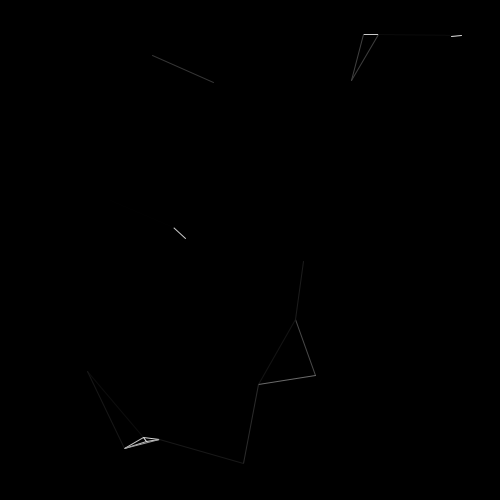
Frame 1 (no input)
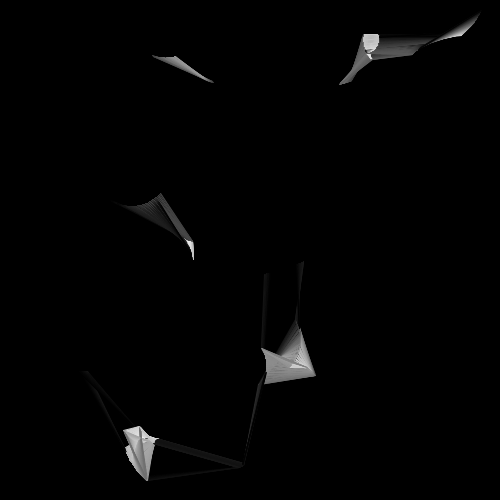
Frame 60 (the mouse pressed at the canvas centre just before this capture)
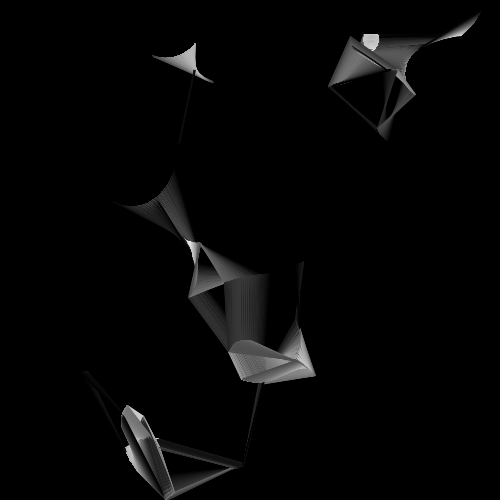
Frame 120 (the mouse held since frame 60 and released just before this capture)

The Processing sketch that drew these frames (run headless with seeded random() and noise(); from frame 60 on, the mouse is pressed at the canvas centre):

// Processing sketch: waveLayer
// ── waveLayer.pde
/*
 * Creative Coding
 * Week 5, 03 - Moving balls
 * by Indae Hwang and Jon McCormack
 * Copyright (c) 2014 Monash University
 *
 * This sketch shows the basics of classes and objects in Processing
 * It defines a class called "Ball" with member functions that move and display
 *
 * Twk: Draw lines between the balls if they come close
 * color depending on distance
 * click canvas to stop/restart sketch
 *
 */
 
// declare array of Balls
Ball theBalls[];
int numBalls = 25;
boolean looping = true;
 
void setup() {
  size(500, 500);
 
  // initialise array and fill it with balls
  theBalls = new Ball[numBalls];
  for (int i = 0; i < numBalls; ++i) {
    float ballSize = constrain(20 + (randomGaussian() * 4), 1, 100);
    theBalls[i] = new Ball(random(width), random(height), ballSize);
    theBalls[i].randomiseDirection();
  }
  background(0);
}
 
void draw() {
  //background(0);
 
  for (int i = 0; i < numBalls; i++) {
    for (int j = i+1; j < numBalls; j++) {
      if (theBalls[i].intersect(theBalls[j])) {
        theBalls[i].display(theBalls[j]);
        theBalls[i].direction += .5;
        theBalls[j].direction -= .5;
      }
    }
    theBalls[i].move();
  }
} 
 
void mouseReleased() {
  looping = !looping;
  if (looping) {   
    loop();
  } else {
    noLoop();
  }
}
 
/*
 * declaration of the class "Ball"
 * Which represents the concept of a moving ball with a direction, speed
 * and rate of change in direction.
 *
 */
class Ball {
 
  // instance variables
  float x;        // x position
  float y;        // y position
  float size;     // ball size
  float speed;    // how fast the ball is moving
  float direction;// direction of travel
  float omega;    // rotational speed
 
  // constructor: called when a new Ball is created
  // Note that the constructor is a special function that
  // does have a return type (not even a void) and can't
  // return any value
  Ball(float x_, float y_, float size_) {
    // store supplied values in the instance variables
    x = x_;
    y = y_;
    size = size_;
 
    // set speed and directions to 0
    speed = 0;
    direction = 0;
    omega = 0;
  }
 
 
  // randomiseDirection
  // randomise the speed and direction of the ball
  void randomiseDirection() {
    speed = random(0.1, 1);
    direction = random(360);
    omega = randomGaussian() * 0.3;
  }
 
  // move method
  // moves the ball in the current direction
  void move() {
    float dx, dy;
    /*
     * direction is an angle that represents the current
     * direction of travel.
     * speed is the current speed in units/frame
     */
    dx = cos(radians(direction)) * speed;
    dy = sin(radians(direction)) * speed;
    x += dx;
    y += dy;
    direction += omega;
    checkBounds();
  }
 
  // checkBounds
  // checks that the ball is within the display window.
  // If it reaches the edge, move in the opposite direction
  void checkBounds() {
    if (x <= 0 || x >= width || y <= 0 || y >= height) {
      direction += 90; //180;     
      direction = direction % 360;
    }
  }
 
 
  // display method
  // draws the ball as a transparent circle with a red point at the centre
  //
  void display(Ball anotherBall) {
    float c;    
    float d = dist(x, y, anotherBall.x, anotherBall.y);
    c = map(d, 0, size*2 + anotherBall.size*2, 255, 0);
    stroke(c); 
    line(x, y, anotherBall.x, anotherBall.y);
  }
 
  boolean intersect(Ball anotherBall) {
    return dist(x, y, anotherBall.x, anotherBall.y) < (size*2 + anotherBall.size*2);
  }
   
}
